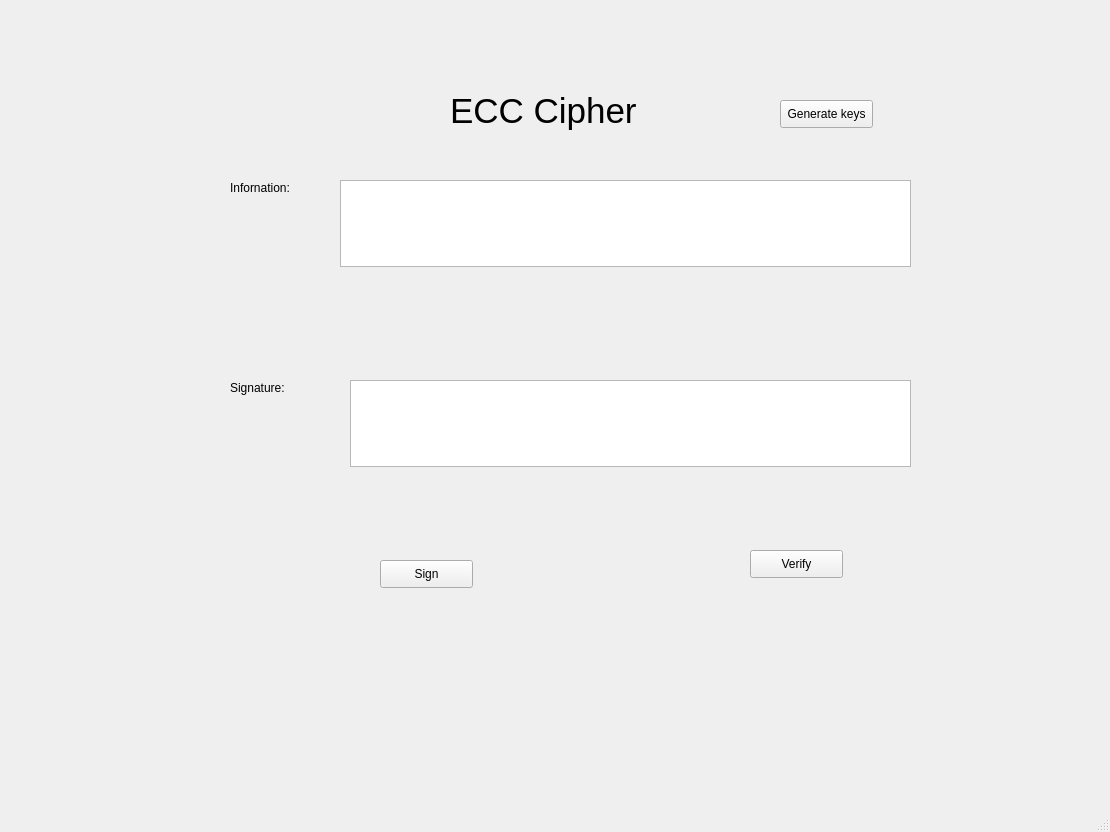
<?xml version="1.0" encoding="UTF-8"?>
<ui version="4.0">
 <class>MainWindow</class>
 <widget class="QMainWindow" name="MainWindow">
  <property name="geometry">
   <rect>
    <x>0</x>
    <y>0</y>
    <width>1110</width>
    <height>832</height>
   </rect>
  </property>
  <property name="windowTitle">
   <string>MainWindow</string>
  </property>
  <widget class="QWidget" name="centralwidget">
   <widget class="QLabel" name="ECCCipher">
    <property name="geometry">
     <rect>
      <x>450</x>
      <y>70</y>
      <width>261</width>
      <height>81</height>
     </rect>
    </property>
    <property name="font">
     <font>
      <pointsize>26</pointsize>
     </font>
    </property>
    <property name="text">
     <string>ECC Cipher</string>
    </property>
   </widget>
   <widget class="QLabel" name="label_2">
    <property name="geometry">
     <rect>
      <x>230</x>
      <y>180</y>
      <width>81</width>
      <height>16</height>
     </rect>
    </property>
    <property name="text">
     <string>Infornation:</string>
    </property>
   </widget>
   <widget class="QLabel" name="label_3">
    <property name="geometry">
     <rect>
      <x>230</x>
      <y>380</y>
      <width>71</width>
      <height>16</height>
     </rect>
    </property>
    <property name="text">
     <string>Signature:</string>
    </property>
   </widget>
   <widget class="QTextEdit" name="txt_sign">
    <property name="geometry">
     <rect>
      <x>350</x>
      <y>380</y>
      <width>561</width>
      <height>87</height>
     </rect>
    </property>
   </widget>
   <widget class="QPushButton" name="btn_gen_keys">
    <property name="geometry">
     <rect>
      <x>780</x>
      <y>100</y>
      <width>93</width>
      <height>28</height>
     </rect>
    </property>
    <property name="text">
     <string>Generate keys</string>
    </property>
   </widget>
   <widget class="QPushButton" name="btn_sign">
    <property name="geometry">
     <rect>
      <x>380</x>
      <y>560</y>
      <width>93</width>
      <height>28</height>
     </rect>
    </property>
    <property name="text">
     <string>Sign</string>
    </property>
   </widget>
   <widget class="QPushButton" name="btn_verify">
    <property name="geometry">
     <rect>
      <x>750</x>
      <y>550</y>
      <width>93</width>
      <height>28</height>
     </rect>
    </property>
    <property name="text">
     <string>Verify</string>
    </property>
   </widget>
   <widget class="QPlainTextEdit" name="txt_info">
    <property name="geometry">
     <rect>
      <x>340</x>
      <y>180</y>
      <width>571</width>
      <height>87</height>
     </rect>
    </property>
   </widget>
  </widget>
  <widget class="QMenuBar" name="menubar">
   <property name="geometry">
    <rect>
     <x>0</x>
     <y>0</y>
     <width>1110</width>
     <height>26</height>
    </rect>
   </property>
  </widget>
  <widget class="QStatusBar" name="statusbar"/>
 </widget>
 <resources/>
 <connections/>
</ui>
